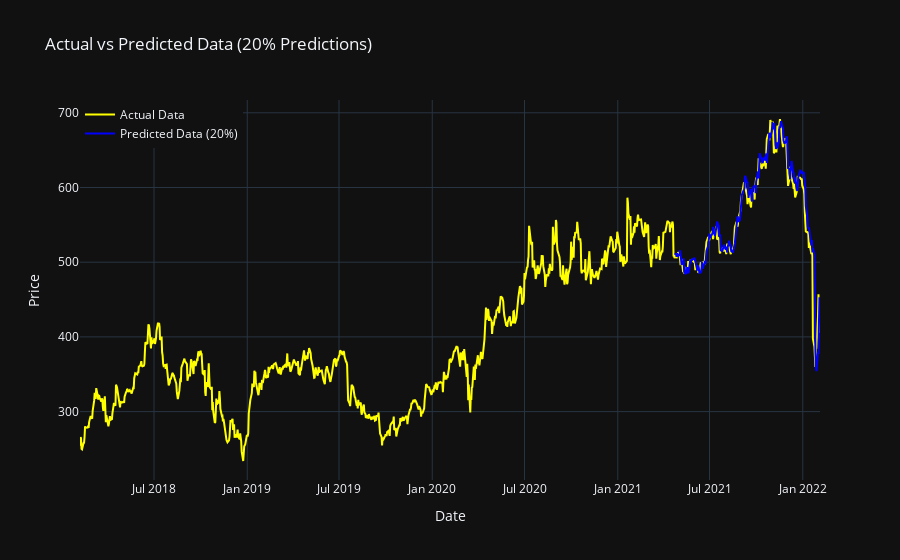

The notebook cell saved with this chart:
### Code cell
# Create a DataFrame with the true price (100% of the data)
df_plot = pd.DataFrame(data=scaler.inverse_transform(data), columns=['True Price'])

# Add a column for Test Prediction and fill it with NaN initially
df_plot['Test Prediction'] = np.nan
dates = df['Date'].values
# Find the starting index for test predictions
test_start_index = len(data) - len(testPredict)

# Add the test predictions at the corresponding indices
df_plot.iloc[test_start_index:, 1] = testPredict.flatten()

# Plot using Plotly

fig = go.Figure()

# Add True Price line
fig.add_trace(go.Scatter(
    x=dates, 
    y=df_plot['True Price'], 
    mode='lines', 
    name='Actual Data',
    line=dict(color='yellow')
))

# Add Test Prediction line
fig.add_trace(go.Scatter(
    x=dates, 
    y=df_plot['Test Prediction'], 
    mode='lines', 
    name='Predicted Data (20%)',
    line=dict(color='blue')
))

# Update layout for better appearance
fig.update_layout(
    title='Actual vs Predicted Data (20% Predictions)',
    xaxis_title='Date',
    yaxis_title='Price',
    legend=dict(x=0, y=1),
    template='plotly_dark'
)

# Show the plot
fig.show()

### Figure 1 — Plotly figure (JSON) as saved in the notebook; plotly's stock layout.template omitted (floating-point values rounded to 4 significant figures; data arrays with more than 128 entries replaced by an {"elided": "..."} marker saying what was removed)
{"data": [{"line": {"color": "yellow"}, "mode": "lines", "name": "Actual Data", "type": "scatter", "x": {"elided": "1009 str values"}, "y": {"elided": "1009 float values"}}, {"line": {"color": "blue"}, "mode": "lines", "name": "Predicted Data (20%)", "type": "scatter", "x": {"elided": "1009 str values"}, "y": {"elided": "1009 float values"}}], "layout": {"legend": {"x": 0, "y": 1}, "title": {"text": "Actual vs Predicted Data (20% Predictions)"}, "xaxis": {"title": {"text": "Date"}}, "yaxis": {"title": {"text": "Price"}}}}
